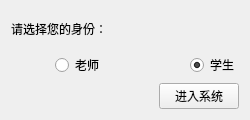
<?xml version="1.0" encoding="UTF-8"?>
<ui version="4.0">
 <class>Indentity</class>
 <widget class="QWidget" name="Indentity">
  <property name="geometry">
   <rect>
    <x>0</x>
    <y>0</y>
    <width>250</width>
    <height>120</height>
   </rect>
  </property>
  <property name="minimumSize">
   <size>
    <width>250</width>
    <height>120</height>
   </size>
  </property>
  <property name="maximumSize">
   <size>
    <width>250</width>
    <height>120</height>
   </size>
  </property>
  <property name="windowTitle">
   <string>身份选择</string>
  </property>
  <layout class="QVBoxLayout" name="verticalLayout">
   <item>
    <spacer name="verticalSpacer_2">
     <property name="orientation">
      <enum>Qt::Vertical</enum>
     </property>
     <property name="sizeHint" stdset="0">
      <size>
       <width>20</width>
       <height>1</height>
      </size>
     </property>
    </spacer>
   </item>
   <item>
    <layout class="QHBoxLayout" name="horizontalLayout_2">
     <item>
      <widget class="QLabel" name="label">
       <property name="text">
        <string>请选择您的身份：</string>
       </property>
      </widget>
     </item>
     <item>
      <spacer name="horizontalSpacer_2">
       <property name="orientation">
        <enum>Qt::Horizontal</enum>
       </property>
       <property name="sizeHint" stdset="0">
        <size>
         <width>40</width>
         <height>20</height>
        </size>
       </property>
      </spacer>
     </item>
    </layout>
   </item>
   <item>
    <spacer name="verticalSpacer">
     <property name="orientation">
      <enum>Qt::Vertical</enum>
     </property>
     <property name="sizeHint" stdset="0">
      <size>
       <width>20</width>
       <height>2</height>
      </size>
     </property>
    </spacer>
   </item>
   <item>
    <layout class="QHBoxLayout" name="horizontalLayout">
     <item>
      <spacer name="horizontalSpacer_3">
       <property name="orientation">
        <enum>Qt::Horizontal</enum>
       </property>
       <property name="sizeHint" stdset="0">
        <size>
         <width>40</width>
         <height>20</height>
        </size>
       </property>
      </spacer>
     </item>
     <item>
      <widget class="QRadioButton" name="teacherButton">
       <property name="text">
        <string>老师</string>
       </property>
      </widget>
     </item>
     <item>
      <spacer name="horizontalSpacer">
       <property name="orientation">
        <enum>Qt::Horizontal</enum>
       </property>
       <property name="sizeHint" stdset="0">
        <size>
         <width>80</width>
         <height>20</height>
        </size>
       </property>
      </spacer>
     </item>
     <item>
      <widget class="QRadioButton" name="studentButton">
       <property name="text">
        <string>学生</string>
       </property>
       <property name="checked">
        <bool>true</bool>
       </property>
      </widget>
     </item>
    </layout>
   </item>
   <item>
    <layout class="QHBoxLayout" name="horizontalLayout_3">
     <item>
      <spacer name="horizontalSpacer_4">
       <property name="orientation">
        <enum>Qt::Horizontal</enum>
       </property>
       <property name="sizeHint" stdset="0">
        <size>
         <width>229</width>
         <height>20</height>
        </size>
       </property>
      </spacer>
     </item>
     <item>
      <widget class="QPushButton" name="enterButton">
       <property name="text">
        <string>进入系统</string>
       </property>
      </widget>
     </item>
    </layout>
   </item>
  </layout>
 </widget>
 <layoutdefault spacing="6" margin="11"/>
 <resources/>
 <connections>
  <connection>
   <sender>enterButton</sender>
   <signal>clicked()</signal>
   <receiver>Indentity</receiver>
   <slot>close()</slot>
   <hints>
    <hint type="sourcelabel">
     <x>186</x>
     <y>97</y>
    </hint>
    <hint type="destinationlabel">
     <x>155</x>
     <y>56</y>
    </hint>
   </hints>
  </connection>
 </connections>
</ui>
